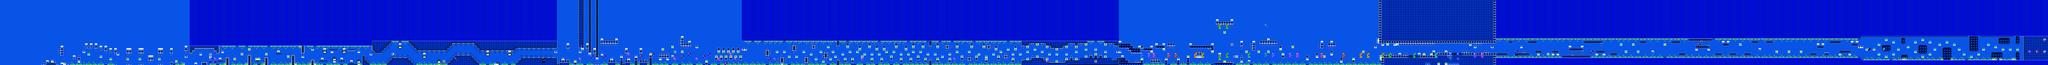

The image is a tile-based game level rendered from a .tmx file. Its description and source (layers, tilesets, objects; grid data summarised) follow:
An orthogonal 842x27 tile map with 16x16 px tiles, 2 tile layers (SP, ...), 2 tilesets.

<map version="1.10" tiledversion="1.11.2" orientation="orthogonal" renderorder="right-down" width="842" height="27" tilewidth="16" tileheight="16" infinite="0" nextlayerid="3" nextobjectid="1">
 <editorsettings>
  <chunksize width="16" height="27" />
  <export target="xstep.csv" format="csv" />
 </editorsettings>
 <tileset firstgid="1" name="famidash" tilewidth="16" tileheight="16" tilecount="256" columns="16">
  <image source="../../../GRAPHICS/famidash.bmp" width="256" height="256" />
 </tileset>
 <tileset firstgid="257" name="sprites" tilewidth="16" tileheight="16" tilecount="256" columns="16">
  <image source="../../../GRAPHICS/sprites.png" width="256" height="256" />
 </tileset>
 <layer id="1" width="842" height="27" opacity="0.99">
  <data>[22734 cells, 22734 non-empty, 92 distinct tile ids]</data>
 </layer>
 <layer id="2" name="SP" width="842" height="27">
  <data>[22734 cells, 462 non-empty, 69 distinct tile ids]</data>
 </layer>
</map>
